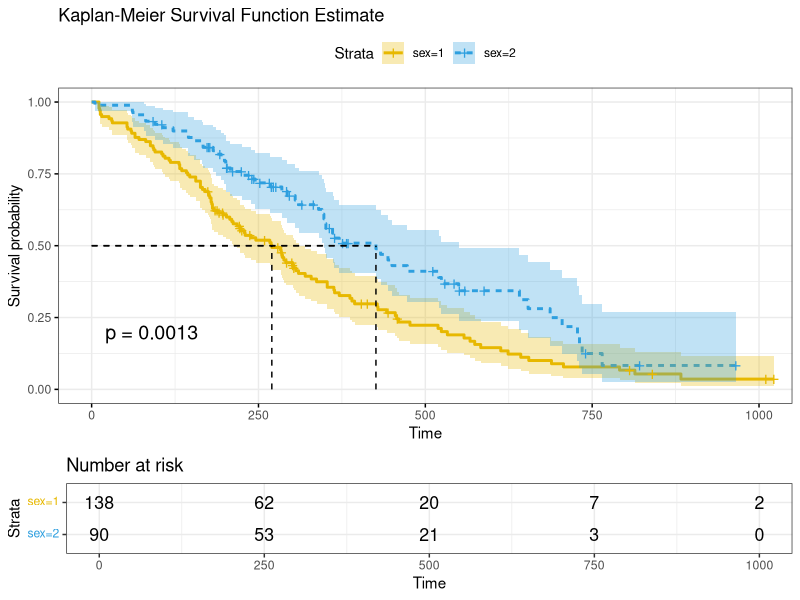
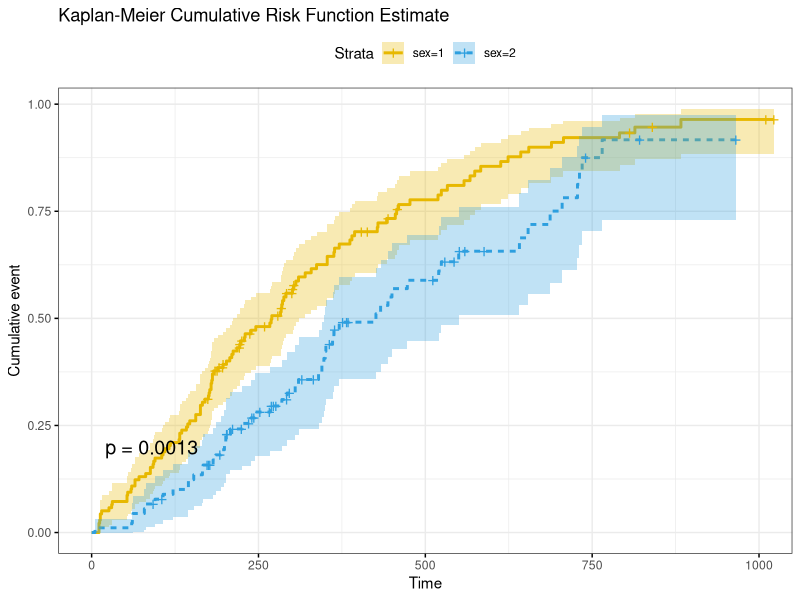
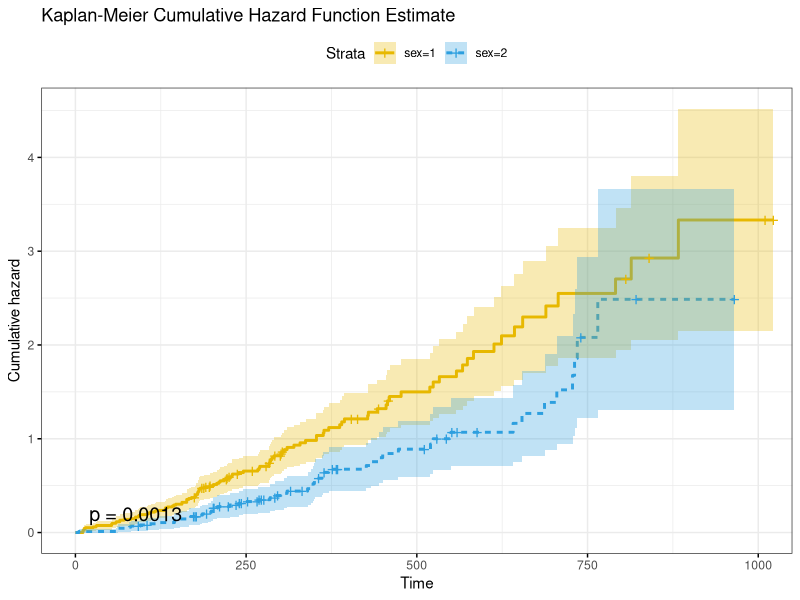
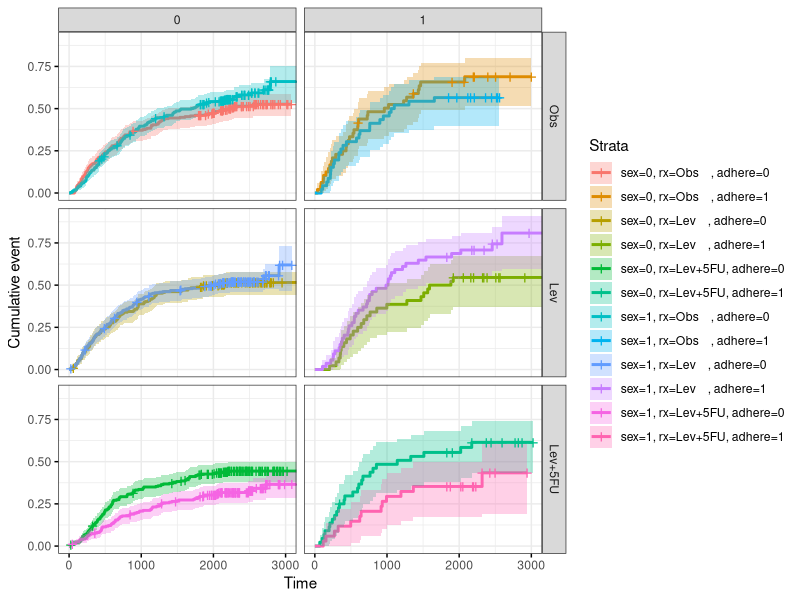
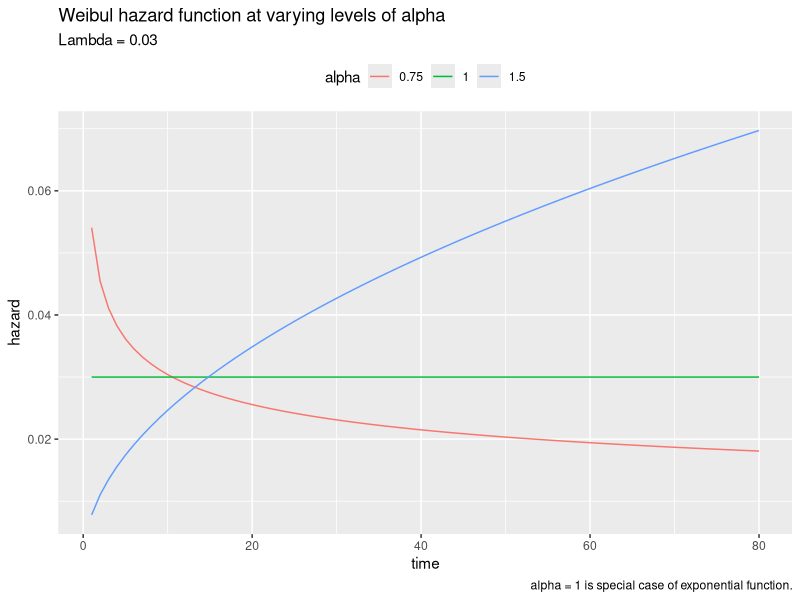

Source code (R) for these figures, in order: (Note: this script raises an error after producing the figures.)
## ---- chunk 1
library(tidyverse)
library(survival)
library(survminer)
## ---- chunk 2
data(lung, package = "survival")
head(lung)
## ---- chunk 3
km_fit <- survfit(Surv(time, status) ~ sex, data = lung)
km_fit
## ---- chunk 4
data.frame(
  strata = km_fit$strata,
  time = km_fit$time,
  n.risk = km_fit$n.risk,
  n.event = km_fit$n.event,
  n.censor = km_fit$n.censor,
  surv = km_fit$surv,
  upper = km_fit$upper,
  lower = km_fit$lower
) %>% head()
## ---- chunk 5
ggsurvplot(
  km_fit,
  linetype = "strata", # Change line type by groups
  pval = TRUE,
  conf.int = TRUE,
  risk.table = TRUE,
  surv.median.line = "hv", # median horizontal and vertical ref lines
  ggtheme = theme_bw(),
  palette = c("#E7B800", "#2E9FDF"),
  title = "Kaplan-Meier Survival Function Estimate"
)
## ---- chunk 6
summary(km_fit)$table
## ---- chunk 7
ggsurvplot(
  km_fit,
  fun = "event",
  linetype = "strata", # Change line type by groups
  pval = TRUE,
  conf.int = TRUE,
  ggtheme = theme_bw(),
  palette = c("#E7B800", "#2E9FDF"),
  title = "Kaplan-Meier Cumulative Risk Function Estimate"
)
## ---- chunk 8
ggsurvplot(
  km_fit,
  fun = "cumhaz",
  linetype = "strata", # Change line type by groups
  pval = TRUE,
  conf.int = TRUE,
  ggtheme = theme_bw(),
  palette = c("#E7B800", "#2E9FDF"),
  title = "Kaplan-Meier Cumulative Hazard Function Estimate"
)
## ---- chunk 9
km_fit_colon <- survfit(Surv(time, status) ~ sex + rx + adhere, data = colon)

p <- km_fit_colon %>%
  ggsurvplot(fun = "event", 
             conf.int = TRUE,
             ggtheme = theme_bw()) 
p$plot + theme(legend.position = "right") + facet_grid(rx ~ adhere)
## ---- chunk 10
km_diff <- survdiff(Surv(time, status) ~ sex, data = lung)
km_diff
## ---- chunk 11
data.frame(t = rep(1:80, 3),
           alpha = c(rep(1.5, 80), rep(1, 80), rep(0.75, 80)),
           lambda = rep(0.03, 240)) %>%
  mutate(
    f = dweibull(x = t, shape = alpha, scale = 1 / 0.03),
    S = pweibull(q = t, shape = alpha, scale = 1 / 0.03, lower.tail = FALSE),
    h = f / S  # same as alpha * lambda^alpha * t^(alpha-1)
  ) %>%
  ggplot(aes(x = t, y = h, color = as.factor(alpha))) +
  geom_line() +
  theme(legend.position = "top") +
  labs(y = "hazard", x = "time", color = "alpha",
       title = "Weibul hazard function at varying levels of alpha",
       subtitle = "Lambda = 0.03",
       caption = "alpha = 1 is special case of exponential function.")
## ---- chunk 12
data(GBSG2, package = "TH.data")
wb <- survreg(Surv(time, cens) ~ 1, data = GBSG2)

# 90% of patients survive beyond time point 385
# Alternatively, 10% of patients die at time 385
predict(wb, type = "quantile", p = 1 - 0.9, newdata = data.frame(1))
# The median survival time is 1694
predict(wb, type = "quantile", p = 1 - 0.5, newdata = data.frame(1))

surv <- seq(.99, .01, by = -.01)
t <- predict(wb, type = "quantile", p = 1 - surv, newdata = data.frame(1))
head(data.frame(time = t, surv = surv))

surv_wb <- data.frame(time = t, surv = surv, 
                      upper = NA, lower = NA, std.err = NA)
ggsurvplot_df(fit = surv_wb, surv.geom = geom_line)
## ---- chunk 13
wbmod <- survreg(Surv(time, cens) ~ horTh + tsize, data = GBSG2)

coef(wbmod)
summary(wbmod)

surv <- seq(.99, .01, by = -.01)
newdata <- expand.grid(
    horTh = levels(GBSG2$horTh),
    tsize = quantile(GBSG2$tsize, probs = c(0.25, 0.50, 0.75))
)
t <- predict(wbmod, type = "quantile", p = 1 - surv, newdata = newdata)

surv_wbmod <- surv_wbmod_wide <- cbind(newdata, t) %>%
    pivot_longer(names_to = "surv_id", values_to = "time", cols = -c(1:2)) %>%
    mutate(tsize = as.numeric(tsize),
           surv_id = as.factor(as.numeric(surv_id))) %>%
    data.frame()
surv_wbmod$surv = surv[as.numeric(surv_wbmod$surv_id)]
surv_wbmod$upper = NA
surv_wbmod$lower = NA
surv_wbmod$std.err = NA
surv_wbmod$strata = NA
surv_wbmod[, c("upper", "lower", "std.err", "strata")] <- NA
ggsurvplot_df(surv_wbmod, surv.geom = geom_line,
  linetype = "horTh", color = "tsize", legend.title = NULL)
## ---- chunk 14
lung_cox <- coxph(Surv(time, status) ~ sex, data = lung)
summary(lung_cox)
## ---- chunk 15
lung_cox_2 <- coxph(Surv(time, status) ~ age + sex + ph.ecog, data = lung)
summary(lung_cox_2)
## ---- chunk 16
ggsurvplot(surv_fit(lung_cox_2, data = lung), 
           palette = "#2E9FDF", ggtheme = theme_minimal())
## ---- chunk 17
newdata <- expand.grid(
    sex = unique(lung$sex),
#    age = quantile(lung$age, probs = c(0.25, 0.50, 0.75)),
    age = median(lung$age),
    ph.ecog = 1
)
rownames(newdata) <- c("male", "female")

# Create survival curves.  The rownames show up in the model
lung_pred <- survfit(lung_cox_2, newdata = newdata, data = lung)

# surv_summary() creates the data.frame with a summary of the survfit() results, including columns like time (survival time) and surv (survival probability).
lung_pred0 <- surv_summary(lung_pred)
# get the corresponding new_data cols
lung_pred1 <- cbind(lung_pred0, newdata[as.character(lung_pred0$strata), ])
ggsurvplot_df(
  lung_pred1, 
  color = "sex", 
  legend.labs = c("M", "F"),
  legend.title = "Sex", 
  conf.int = TRUE, 
  ggtheme = theme_minimal())
